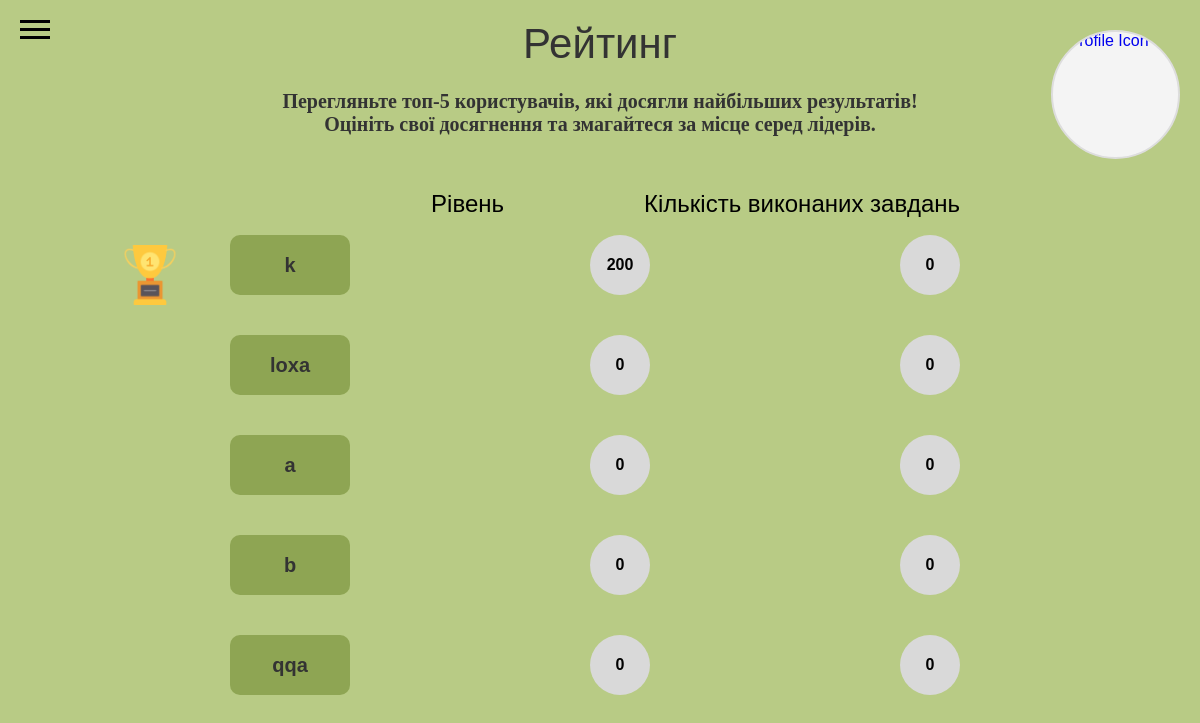
The app's page /settings/statistics/, older data.
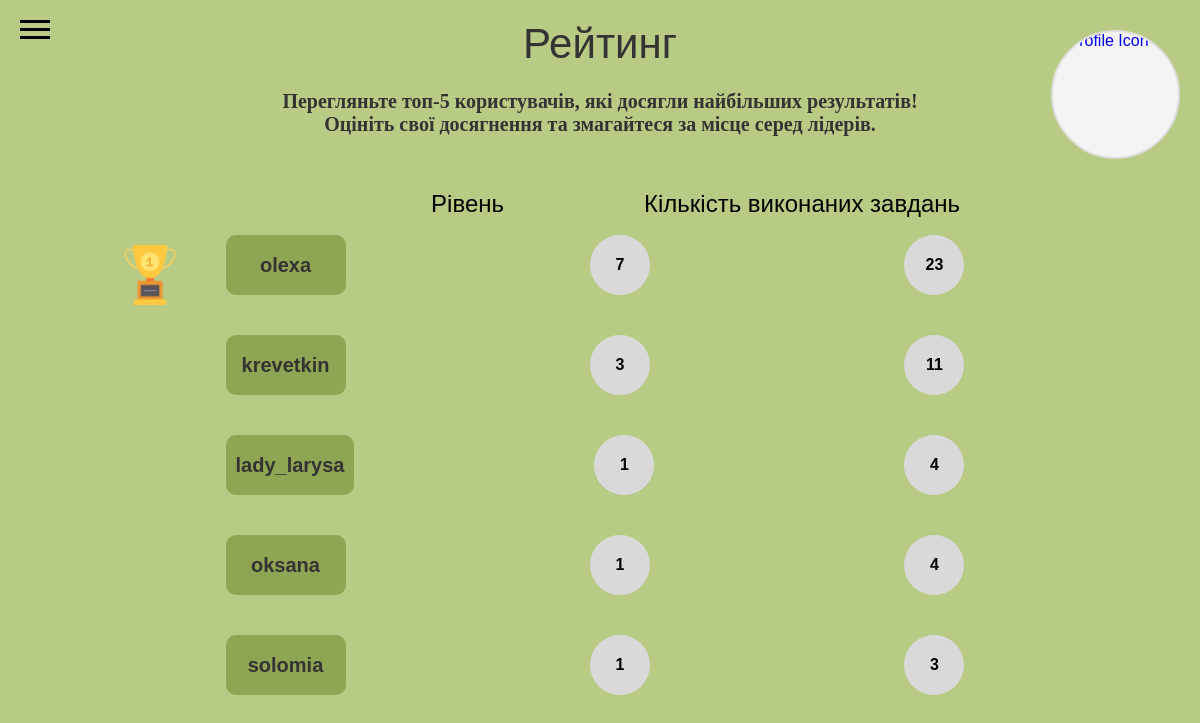
The same page, newer data.
### profiles/models.py (models this page shows)
class Profile(models.Model):
    user = models.OneToOneField(User, on_delete=models.CASCADE)
    avatar = models.ImageField(upload_to='avatars/', default='avatars/default.png')
    level = models.IntegerField(default=0)
    points_balance = models.IntegerField(default=0)
    completed_tasks_count = models.IntegerField(default=0)

### profiles/views.py (the view)
# urls.py: path('statistics/', views.leaderboard_and_statistics_view, name='statistics'),
def leaderboard_and_statistics_view(request):
    top_users = Profile.objects.filter(level__isnull=False).order_by('-level')[:5]
    completed_tasks = 150
    return render(request, 'statistics/index.html', {
        'top_users': top_users,
        'completed_tasks': completed_tasks,
    })

### templates/statistics/index.html (shortened to what this page needs)
<!DOCTYPE html>
<html lang="uk">
<head>
    {% load static %}
    <link rel="stylesheet" href="{% static 'statistics/css/index.css' %}">
    <link rel="stylesheet" href="{% static 'sidebar.css' %}">
    <link rel="stylesheet" href="{% static 'profile_btn.css' %}">
</head>
<body>
    {% include 'sidebar.html' %}
    {% include 'profile_btn.html' %}
    <h1 class="leaderboard-text">Рейтинг</h1>
    <img src="{% static 'images/winphoto.png' %}" alt="Win Photo" id="cup">
    <div class="description">
        Перегляньте топ-5 користувачів, які досягли найбільших результатів!<br>
        Оцініть свої досягнення та змагайтеся за місце серед лідерів.
    </div>
    <div class="leaderboard">
        {% if top_users %}
            {% for user in top_users %}
                <div class="leaderboard-item">
                    <p class="leaderboard-username">{{ user.user.username }}</p>
                    <div class="level-circle">{{ user.level }}</div>
                    <div class="points-circle">{{ user.completed_tasks_count }}</div>
                </div>
            {% endfor %}
        {% else %}
            <div class="leaderboard-item">
                <p>Немає доступних користувачів.</p>
            </div>
        {% endif %}
    </div>
    <div class="text-container">
        <div class="text-item">
            <span>Рівень</span>
        </div>
        <div class="text-item">
            <span>Кількість виконаних завдань</span>
        </div>
    </div>
</body>
</html>

Row changes from the older to the newer data that the page shows:
no longer on this page (row edited): Profile: user.username "k", level "200", completed_tasks_count "0"
changed Profile: user.username "b" → "olexa"; level "0" → "7"; completed_tasks_count "0" → "23"; moves up the list
changed Profile: user.username "a" → "krevetkin"; level "0" → "3"; completed_tasks_count "0" → "11"; moves down the list
changed Profile: user.username "loxa" → "lady_larysa"; level "0" → "1"; completed_tasks_count "0" → "4"
added Profile: user.username "oksana", level "1", completed_tasks_count "4"
changed Profile: user.username "qqa" → "solomia"; level "0" → "1"; completed_tasks_count "0" → "3"
